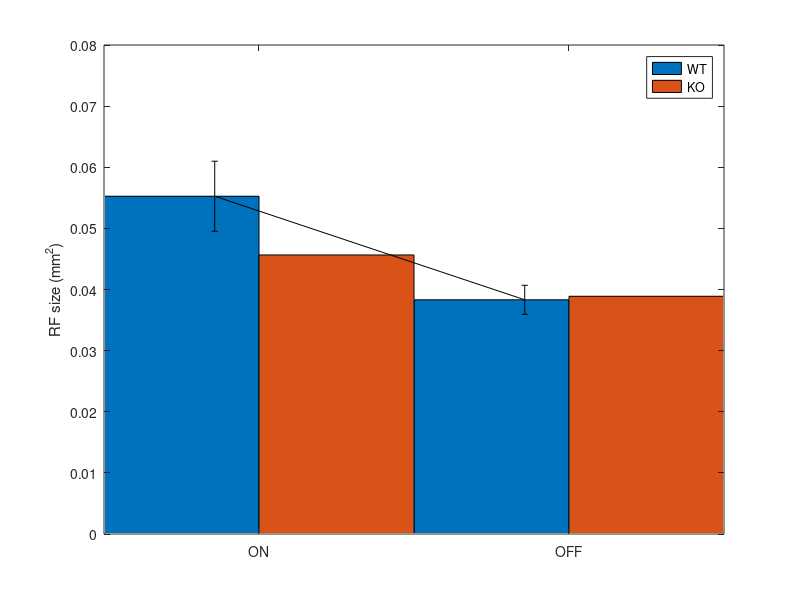

Here is the MATLAB script that generated this plot: (Note: this script raises an error after producing the figure.)
%% RF size
load('DS161122.mat')
rf_wt = rf_area_clean{5}{1};
load('DS161208.mat')
rf_ko = rf_area_clean{1};

rf = [rf_wt' rf_ko'];

ONOFF = {'ON', 'OFF'};

FigHandle = figure;
set(FigHandle, 'Position', [100, 100, 1000, 500]);

xtick = ONOFF;
model_series = cellfun(@mean, rf);
model_error = cellfun(@std, rf)./sqrt(cellfun(@length, rf));
h = bar(model_series);
set(h,'BarWidth',1); % The bars will now touch each other

set(gca,'XTicklabel',xtick)
ylabel('RF size (mm^2)')
legend('WT', 'KO');
hold on;

numgroups = size(model_series, 1); 
numbars = size(model_series, 2); 

groupwidth = min(0.8, numbars/(numbars+1.5));

for i = 1:numbars
% Based on barweb.m by Bolu Ajiboye from MATLAB File Exchange
x = (1:numgroups) - groupwidth/2 + (2*i-1) * groupwidth / (2*numbars); % Aligning error bar with individual bar
errorbar(x, model_series(:,i), model_error(:,i), 'k', 'linestyle', 'none');
end

%% dim flash response threshold
load('DS160324.mat')
thresh_wt = xthreshold_0304and0324{1};

load('DS161208.mat')
thresh_ko = xthreshold{1};

thresh = [{thresh_wt}; {thresh_ko}];
model_series = 10.^cellfun(@mean, thresh);
model_uerror = 10.^(cellfun(@mean, thresh) + cellfun(@std, thresh)./sqrt(cellfun(@length, thresh))) - 10.^cellfun(@mean, thresh);
model_lerror = 10.^cellfun(@mean, thresh) - 10.^(cellfun(@mean, thresh) - cellfun(@std, thresh)./sqrt(cellfun(@length, thresh)));

h = bar(model_series);
set(h,'BarWidth',1); % The bars will now touch each other
xtick = {'WT', 'KO'};

set(gca,'yscale','log','XTicklabel',xtick)
ylabel('RF size (mm^2)')
% legend('WT', 'KO');
hold on;

numgroups = size(model_series, 1); 
numbars = size(model_series, 2); 

groupwidth = min(0.8, numbars/(numbars+1.5));

for i = 1:numbars
% Based on barweb.m by Bolu Ajiboye from MATLAB File Exchange
x = (1:numgroups) - groupwidth/2 + (2*i-1) * groupwidth / (2*numbars); % Aligning error bar with individual bar
errorbar(x, model_series(:,i), model_lerror(:,i), model_uerror(:,i), 'k', 'linestyle', 'none');
end

%% direction tuning

% load('DS150603.mat')
% rho_mean_wt = rho_dg_mean;
% rho_ste_wt = rho_dg_ste;
% dsi_wt = dsi_dg_wt;
% rho_dg_wt = rho_dg;
% load('DS161208.mat')
% dsi_ko_1208 = dsi_dg;
% rho_dg_ko_1208 = rho_dg;
% gfp_rho_1208 = gfp_rho;
% gfp_n_rho_1208 = gfp_n_rho;
% gfp_dsi_1208 = gfp_dsi{1};
% gfp_n_dsi_1208 = gfp_n_dsi{1};
% dsiMin_1208 = disMin_oo{1};
load('DS150603.mat')
rho_mean_wt_0603 = rho_dg_mean_bgnd;
rho_ste_wt_0603 = rho_dg_ste_bgnd;
dsi_wt_0603 = dsi_dg_wt_bgnd;
rho_dg_wt_0603 = rho_dg_bgnd;

load('DS160130.mat')
rho_mean_wt_0130 = rho_dg_mean_bgnd;
rho_ste_wt_0130 = rho_dg_ste_bgnd;
dsi_wt_0130 = dsi_dg_wt_bgnd;
rho_dg_wt_0130 = rho_dg_bgnd;

load('DS161208.mat')
dsi_ko_1208 = dsi_dg_bgnd;
rho_dg_ko_1208 = rho_dg_bgnd;
gfp_rho_1208 = gfp_rho_bgnd;
gfp_n_rho_1208 = gfp_n_rho_bgnd;
gfp_dsi_1208 = gfp_dsi_bgnd{1};
gfp_n_dsi_1208 = gfp_n_dsi_bgnd{1};
dsiMin_1208 = disMin_oo{1};

% dsi_nocorr_1208 = dsi_dg{1}{1}(idx_ko);
% dsi_corr_1208 = dsi_dg{1}{1}(~idx_ko);
id_dir{1}(9) = [];
[~, i] = intersect(id_dir{1}, unique(corr_cells_test));
idx_ko_gfp(i) = 0;
dsi_nocorr_1208 = dsi_dg{1}{1}(idx_ko_gfp);
dsi_corr_1208 = dsi_dg{1}{1}(~idx_ko_gfp);


% load('DS161212.mat')
% dsi_ko_1212 = dsi_dg;
% rho_dg_ko_1212 = rho_dg;
% gfp_rho_1212 = gfp_rho;
% gfp_n_rho_1212 = gfp_n_rho;
% gfp_dsi_1212 = gfp_dsi{1};
% gfp_n_dsi_1212 = gfp_n_dsi{1};
% dsiMin_1212 = disMin_oo{1};

load('DS161212.mat')
dsi_ko_1212 = dsi_dg_bgnd;
rho_dg_ko_1212 = rho_dg_bgnd;
gfp_rho_1212 = gfp_rho_bgnd;
gfp_n_rho_1212 = gfp_n_rho_bgnd;
gfp_dsi_1212 = gfp_dsi_bgnd{1};
gfp_n_dsi_1212 = gfp_n_dsi_bgnd{1};
dsiMin_1212 = disMin_oo{1};


% dsi_nocorr_1212 = dsi_dg{1}{1}(idx_ko);
% dsi_corr_1212 = dsi_dg{1}{1}(~idx_ko);
[~, i] = intersect(id_dir{1}, unique(corr_cells_test));
idx_ko_gfp(i) = 0;

dsi_nocorr_1212 = dsi_dg{1}{1}(idx_ko_gfp);
dsi_corr_1212 = dsi_dg{1}{1}(~idx_ko_gfp);

gfp_rho = [gfp_rho_1208; gfp_rho_1212];
gfp_n_rho = [gfp_n_rho_1208; gfp_n_rho_1212];
gfp_dsi = [gfp_dsi_1208; gfp_dsi_1212];
gfp_n_dsi = [gfp_n_dsi_1208; gfp_n_dsi_1212];
dsiMin = [dsiMin_1208 dsiMin_1212];
dsi_nocorr = [dsi_nocorr_1208; dsi_nocorr_1212];
dsi_corr = [dsi_corr_1208; dsi_corr_1212];
% dsi_ko = [dsi_ko_1208{1}{1}; dsi_ko_1212{1}{1}];
% min distance
XX = 0:10:150;
figure
a = hist(dsiMin, XX);
bar(XX, a, 1)
xlabel('um')
ylabel('number of cells')
xlim([0 150])
% ylim([0 8])

gfp = sum(dsiMin < 50);
gfp_n = sum(dsiMin >= 50);
figure
bar([1 2], [gfp gfp_n], 1)
xlim([0 3])

for ll = 1:5
    for ct = 1:4
        rho_dg_ko{ll}{ct} = [rho_dg_ko_1208{ll}{ct}; rho_dg_ko_1212{ll}{ct}];
        rho_dg_wt{ll}{ct} = [rho_dg_wt_0603{ll}{ct}; rho_dg_wt_0130{ll}{ct}];
        rho_mean_ko{ll}(ct, :) = mean(rho_dg_ko{ll}{ct});
        rho_mean_wt{ll}(ct, :) = mean(rho_dg_wt{ll}{ct});
        rho_ste_ko{ll}(ct, :) = std(rho_dg_ko{ll}{ct})/sqrt(size(rho_dg_ko{ll}{ct}, 1));
        rho_ste_wt{ll}(ct, :) = std(rho_dg_wt{ll}{ct})/sqrt(size(rho_dg_wt{ll}{ct}, 1));
        dsi_ko{ll}{ct} = [dsi_ko_1208{ll}{ct}; dsi_ko_1212{ll}{ct}];
        dsi_wt{ll}{ct} = [dsi_wt_0603{ll}{ct}; dsi_wt_0130{ll}{ct}];
        dsi_mean_ko(ll, ct) = mean(dsi_ko{ll}{ct});
        dsi_mean_wt(ll, ct) = mean(dsi_wt{ll}{ct});
        dsi_ste_ko(ll, ct) = std(dsi_ko{ll}{ct})/sqrt(length(dsi_ko{ll}{ct}));
        dsi_ste_wt(ll, ct) = std(dsi_wt{ll}{ct})/sqrt(length(dsi_wt{ll}{ct}));
    end
end

dsi_others_wt = cell2mat(dsi_wt{1}(2:4)');
dsi_others_ko = cell2mat(dsi_ko{1}(2:4)');


% clean the dsi by excluding outliers
thresh_low = mean(dsi_others_wt) - std(dsi_others_wt) * 2;
thresh_high = mean(dsi_others_wt) + std(dsi_others_wt) * 2;
dsi_others_wt_clean = dsi_others_wt((dsi_others_wt < thresh_high) & (dsi_others_wt > thresh_low));

thresh_low = mean(dsi_others_ko) - std(dsi_others_ko) * 2;
thresh_high = mean(dsi_others_ko) + std(dsi_others_ko) * 2;
dsi_others_ko_clean = dsi_others_ko((dsi_others_ko < thresh_high) & (dsi_others_ko > thresh_low));

thresh_low = mean(gfp_dsi) - std(gfp_dsi) * 2;
thresh_high = mean(gfp_dsi) + std(gfp_dsi) * 2;
gfp_dsi_clean = gfp_dsi((gfp_dsi < thresh_high) & (gfp_dsi > thresh_low));

thresh_low = mean(gfp_n_dsi) - std(gfp_n_dsi) * 2;
thresh_high = mean(gfp_n_dsi) + std(gfp_n_dsi) * 2;
gfp_n_dsi_clean = gfp_n_dsi((gfp_n_dsi < thresh_high) & (gfp_n_dsi > thresh_low));

thresh_low = mean(dsi_nocorr) - std(dsi_nocorr) * 2;
thresh_high = mean(dsi_nocorr) + std(dsi_nocorr) * 2;
dsi_nocorr_clean = dsi_nocorr((dsi_nocorr < thresh_high) & (dsi_nocorr > thresh_low));

thresh_low = mean(dsi_corr) - std(dsi_corr) * 2;
thresh_high = mean(dsi_corr) + std(dsi_corr) * 2;
dsi_corr_clean = dsi_corr((dsi_corr < thresh_high) & (dsi_corr > thresh_low));

xx = [0:pi/4:7*pi/4] - pi;
xx = xx/pi*180+22.5;
ct = 1;
ll = 1;
figure
subplot(1,2,1)
errorbar(xx, rho_mean_wt{ll}(ct, :), rho_ste_wt{ll}(ct, :), 'k');
hold on
errorbar(xx, rho_mean_ko{ll}(ct, :), rho_ste_ko{ll}(ct, :), 'k--');
xlabel('direction (degree)')
ylabel('normalized average response')
legend('WT', 'KO')
ylim([0 1])


ll = 1;
subplot(1,2,2)
errorbar(xx, rho_dg_wt_others_mean{ll}, rho_dg_wt_others_ste{ll}, 'k');
hold on
errorbar(xx, rho_dg_ko_others_mean{ll}, rho_dg_ko_others_ste{ll}, 'k--');
xlabel('direction (degree)')
ylabel('normalized average response')
legend('WT', 'KO')
ylim([0 1])


for d = 1:5
    dsi_superior_wt_mean(d) = mean(dsi_wt{d}{1});
    dsi_superior_wt_ste(d) = std(dsi_wt{d}{1})/sqrt(length(dsi_wt{d}{1}));
    
    dsi_superior_ko_mean(d) = mean(dsi_ko{d}{1});
    dsi_superior_ko_ste(d) = std(dsi_ko{d}{1})/sqrt(length(dsi_ko{d}{1}));
    
    dsi_temp = cell2mat(dsi_wt{d}(2:4)');
    dsi_others_wt_mean(d) = mean(dsi_temp);
    dsi_others_wt_ste(d) = std(dsi_temp)/sqrt(length(dsi_temp));

    dsi_temp = cell2mat(dsi_ko{d}(2:4)');
    dsi_others_ko_mean(d) = mean(dsi_temp);
    dsi_others_ko_ste(d) = std(dsi_temp)/sqrt(length(dsi_temp));
end

figure
x = 0:4;
errorbar(x, dsi_superior_wt_mean, dsi_superior_wt_ste, 'k')
hold on
errorbar(x, dsi_superior_ko_mean, dsi_superior_ko_ste, 'k--')
errorbar(x, dsi_others_wt_mean, dsi_others_wt_ste, 'color', [1 1 1]*0.8)
errorbar(x, dsi_others_ko_mean, dsi_others_ko_ste, 'color', [1 1 1]*0.8, 'LineStyle', '--')
xlabel('log(light intensity)')
ylabel('DSI')
legend('WT superior', 'KO superior', 'WT others', 'KO others')
xlim([-1 5])
ylim([0 1])



for ll = 1:5
    rho_dg_wt_others{ll} = cell2mat(rho_dg_wt{ll}(2:4)');
    rho_dg_wt_others_mean{ll} = mean(rho_dg_wt_others{ll});
    rho_dg_wt_others_ste{ll} = std(rho_dg_wt_others{ll})/sqrt(size(rho_dg_wt_others{ll}, 1));
end

for ll = 1:5
    rho_dg_ko_others{ll} = cell2mat(rho_dg_ko{ll}(2:4)');
    rho_dg_ko_others_mean{ll} = mean(rho_dg_ko_others{ll});
    rho_dg_ko_others_ste{ll} = std(rho_dg_ko_others{ll})/sqrt(size(rho_dg_ko_others{ll}, 1));
end



figure
errorbar(xx, mean(gfp_rho), std(gfp_rho)/sqrt(size(gfp_rho, 1)), 'b')
hold on
errorbar(xx, mean(gfp_n_rho), std(gfp_n_rho)/sqrt(size(gfp_n_rho, 1)), 'r')
ylim([0 1])

[~, p(1)] = ttest2(gfp_dsi_clean, gfp_n_dsi_clean);

[~, p(2)] = ttest2(gfp_dsi_clean, dsi_others_ko);

[~, p(3)] = ttest2(gfp_n_dsi_clean, dsi_others_ko);

[~, p(4)] = ttest2(dsi_nocorr_clean, dsi_others_ko);

[~, p(5)] = ttest2(dsi_nocorr_clean, dsi_corr_clean);

% bar plot
dsi_mean(1) = mean(gfp_dsi_clean);
dsi_mean(2) = mean(gfp_n_dsi_clean);
dsi_mean(3) = mean(dsi_others_ko);

dsi_ste(1) = std(gfp_dsi_clean)/sqrt(length(gfp_dsi_clean));
dsi_ste(2) = std(gfp_n_dsi_clean)/sqrt(length(gfp_n_dsi_clean));
dsi_ste(3) = std(dsi_others_ko)/sqrt(length(dsi_others_ko));


Ticks = {'GFP+', 'GFP-', 'KO others'};

FigHandle = figure;
set(FigHandle, 'Position', [100, 100, 1000, 500]);

xtick = Ticks;
model_series = dsi_mean';
model_error = dsi_ste';
h = bar(model_series);
set(h,'BarWidth',1); % The bars will now touch each other

set(gca,'XTicklabel',xtick)
ylabel('DSI')
hold on;

numgroups = size(model_series, 1); 
numbars = size(model_series, 2); 

groupwidth = min(0.8, numbars/(numbars+1.5));

for i = 1:numbars
% Based on barweb.m by Bolu Ajiboye from MATLAB File Exchange
x = (1:numgroups) - groupwidth/2 + (2*i-1) * groupwidth / (2*numbars); % Aligning error bar with individual bar
errorbar(x, model_series(:,i), model_error(:,i), 'k', 'linestyle', 'none');
end
ylim([0 1])
%%
for ll = 1:5
    gfp_dsi_mean(ll) = mean(gfp_dsi{ll});
    gfp_dsi_ste(ll) = std(gfp_dsi{ll})/sqrt(size(gfp_dsi{ll}, 1));
    gfp_n_dsi_mean(ll) = mean(gfp_n_dsi{ll});
    gfp_n_dsi_ste(ll) = std(gfp_n_dsi{ll})/sqrt(size(gfp_n_dsi{ll}, 1));
end
figure
errorbar([0:4], gfp_dsi_mean, gfp_dsi_ste, 'b')
hold on
errorbar([0:4], gfp_n_dsi_mean, gfp_n_dsi_ste, 'r')
ylim([0 1])

%%

dsi_ko = [dsi_ko_1208{1}{1}; dsi_ko_1212{1}{1}];

figure
subplot(3,1,1)
bar(0.025:0.05:1, histcounts(dsi_dg_wt{1}{1}, 0:0.05:1), 1)
ylabel('# of cells')
legend('WT superior')
% title('WT superior')
subplot(3,1,2)
bar(0.025:0.05:1, histcounts(dsi_ko, 0:0.05:1), 1)
ylabel('# of cells')
% title('KO superior')
subplot(3,1,3)
bar(0.025:0.05:1, histcounts(cell2mat(dsi_dg_wt{1}(2:4)'), 0:0.05:1), 1)
ylabel('# of cells')
xlabel('DSI')
% title('WT others')


figure
subplot(3,1,1)
bar(0.05:0.1:1, histcounts(dsi_dg_wt{1}{1}, 0:0.1:1), 1)
ylabel('# of cells')
title('WT superior')
subplot(3,1,2)
bar(0.05:0.1:1, histcounts(dsi_ko, 0:0.1:1), 1)
ylabel('# of cells')
title('KO superior')
subplot(3,1,3)
bar(0.05:0.1:1, histcounts(cell2mat(dsi_dg_wt{1}(2:4)'), 0:0.1:1), 1)
ylabel('# of cells')
xlabel('DSI')
title('WT others')


figure
subplot(3,1,1)
bar(0.0125:0.025:1, histcounts(dsi_dg_wt{1}{1}, 0:0.025:1), 1)
ylabel('# of cells')
title('WT superior')
subplot(3,1,2)
bar(0.0125:0.025:1, histcounts(dsi_ko, 0:0.025:1), 1)
ylabel('# of cells')
title('KO superior')
subplot(3,1,3)
bar(0.0125:0.025:1, histcounts(cell2mat(dsi_dg_wt{1}(2:4)'), 0:0.025:1), 1)
ylabel('# of cells')
xlabel('DSI')
title('WT others')